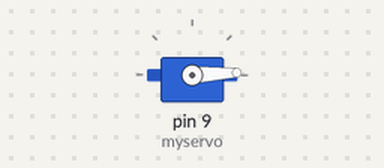
Simulated run of this sketch. Board: Arduino Uno, built with avr-gcc and run on an emulated ATmega328P. Parts: servo.

Above: at 0.05 s.
At 1.35 s:
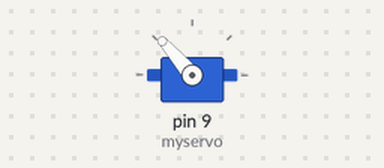
At 2.7 s:
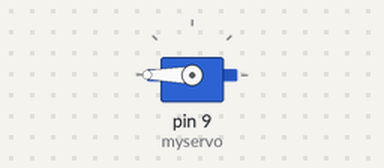
At 5.35 s:
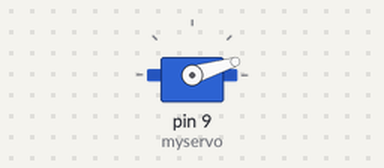
Timing chart, 0 to 7.2 s (numbered marks = the images above):
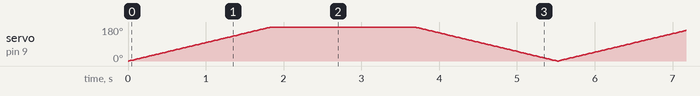

The sketch:

hokie_bird_code_test_again.ino
```cpp
#include <Servo.h>


Servo myservo;  // create servo object to control a servo

// twelve servo objects can be created on most boards


int pos = 0;    // variable to store the servo position


void setup() {

  myservo.attach(9);  // attaches the servo on pin 9 to the servo object
}


void loop() {

  for (pos = 0; pos <= 270; pos += 1) { // goes from 0 degrees to 180 degrees

    // in steps of 1 degree

    myservo.write(pos);              // tell servo to go to position in variable 'pos'
    Serial.println("Hello world!");
    delay(10);                       // waits 15ms for the servo to reach the position
  }
  Serial.println("Hello world!");

  for (pos = 270; pos >= 0; pos -= 1) { // goes from 180 degrees to 0 degrees

    myservo.write(pos);              // tell servo to go to position in variable 'pos'
    Serial.println("Bottom Text");
    delay(10);                       // waits 15ms for the servo to reach the position
  }
  Serial.println("Bottom Text");
}
```
